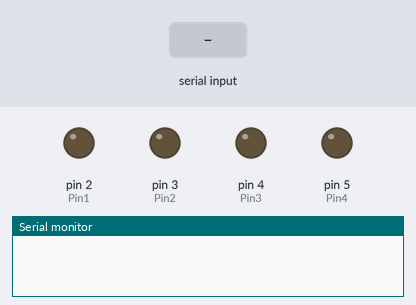
The sketch below on a simulated Arduino Uno, built with avr-gcc and run on an emulated ATmega328P. Parts: output pins drawn as LEDs (lit = HIGH), the last lines printed to the serial monitor. The test bench sets the inputs (shaded band).

Above: at 1.2 s.
1.3 s: "A1" received over Serial
At 2.4 s:
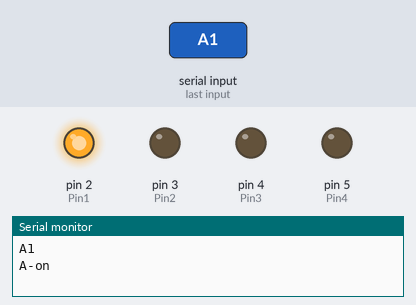
2.8 s: "B1" received over Serial
At 3.6 s:
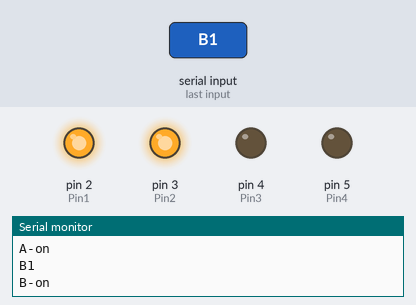
4.3 s: "A0" received over Serial
At 4.7 s:
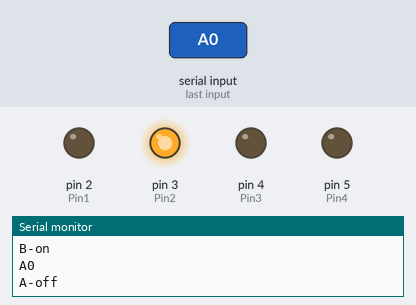
5.8 s: "C1" received over Serial
At 7.0 s:
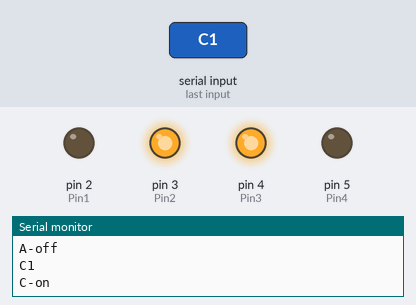
7.3 s: "B0" received over Serial
At 8.2 s:
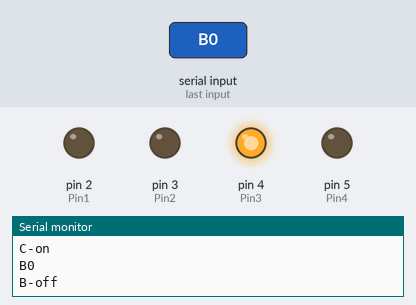
8.8 s: "D1" received over Serial
At 9.4 s:
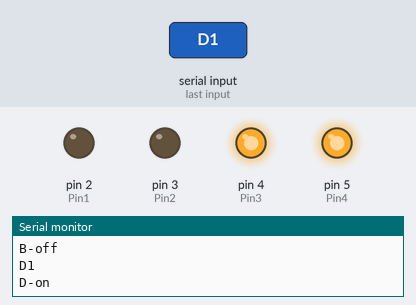
Timing chart, 0 to 11.3 s (numbered marks = the images above; inputs shaded):
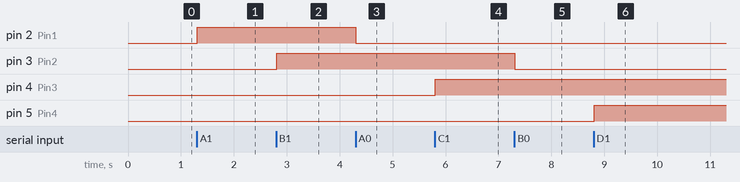

Measured:
- after the input at 1.3 s, pin 2 (Pin1): LOW → HIGH at once
- after the input at 2.8 s, pin 3 (Pin2): LOW → HIGH at once
- after the input at 4.3 s, pin 2 (Pin1): HIGH → LOW at once
- after the input at 5.8 s, pin 4 (Pin3): LOW → HIGH at once
- after the input at 7.3 s, pin 3 (Pin2): HIGH → LOW at once
- after the input at 8.8 s, pin 5 (Pin4): LOW → HIGH at once

The sketch:

EprimeStim.ino
```cpp
/*
  This is a simple code for triggering analog outputs from USB to BNC off the Arduino UNO Board
  BNC pins are connected to Digital lines 2,3,4,& 5 and tied to the common ground

  In Eprime:
      Create a Serial device (named "serial" in this example) in the expertiment/deivces menu
      Set the baudrate to 9600.  All else defaults
      In the Eprime code, create an inline object and add the lines
      serial.WriteString A0  - turn port 1 (A) on  [leaves all others untouched]
      serial.WriteString A1    turn port 1 (A) off

      serial.WriteString B0 / B1 [Port 2] , C0/C1  [Port 3], D0/D1  [port 4]

*/

// pins for the LEDs:
const int Pin1 = 2;
const int Pin2 = 3;
const int Pin3 = 4;
const int Pin4 = 5;
const int LED = LED_BUILTIN;

String content;

void setup() {
  // initialize serial:
  Serial.begin(9600);
  // make the pins outputs:
  pinMode(Pin1, OUTPUT);
  pinMode(Pin2, OUTPUT);
  pinMode(Pin3, OUTPUT);
  pinMode(Pin4, OUTPUT);
  digitalWrite(LED, LOW);
  digitalWrite(Pin1, LOW);
  digitalWrite(Pin2, LOW);
  digitalWrite(Pin3, LOW);
  digitalWrite(Pin4, LOW);
  content = "";
}

void loop() {
  // if there's any serial available, read it:
  digitalWrite(LED, LOW);
  while (Serial.available() > 0) {
    delay(3);
    char c = Serial.read();
    content += c;
  }
  if (content.length() > 0) {
    Serial.println(content);
    if (content.indexOf("A1") >= 0) {
      digitalWrite(Pin1, HIGH);
      digitalWrite(LED, HIGH);
      Serial.print("A-on\n");
    }
    if (content.indexOf("A0") >= 0) {
      digitalWrite(Pin1, LOW);
      digitalWrite(LED, LOW);
      Serial.print("A-off\n");
    }
    if (content.indexOf("B1") >= 0) {
      digitalWrite(Pin2, HIGH);
      Serial.print("B-on\n");
    }
    if (content.indexOf("B0") >= 0) {
      digitalWrite(Pin2, LOW);
      Serial.print("B-off\n");
    }
    if (content.indexOf("C1") >= 0) {
      digitalWrite(Pin3, HIGH);
      Serial.print("C-on\n");
    }
    if (content.indexOf("C0") >= 0) {
      digitalWrite(Pin3, LOW);
      Serial.print("C-off\n");
    }
    if (content.indexOf("D1") >= 0) {
      digitalWrite(Pin4, HIGH);
      Serial.print("D-on\n");
    }
    if (content.indexOf("D0") >= 0) {
      digitalWrite(Pin4, LOW);
      Serial.print("D-off\n");
    }
    content = "";
  }
}
```
